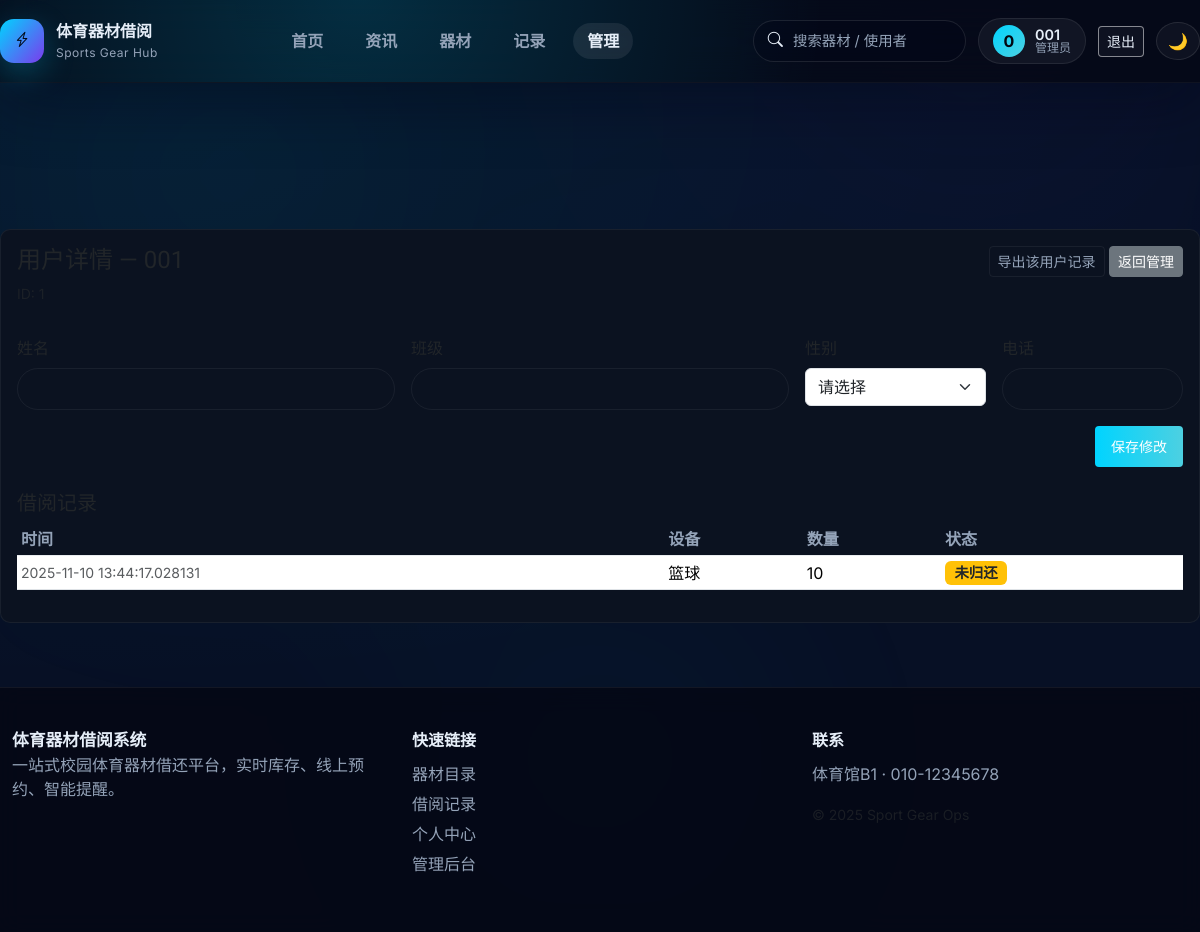
The app's page /admin/user/1 (signed in), older data.
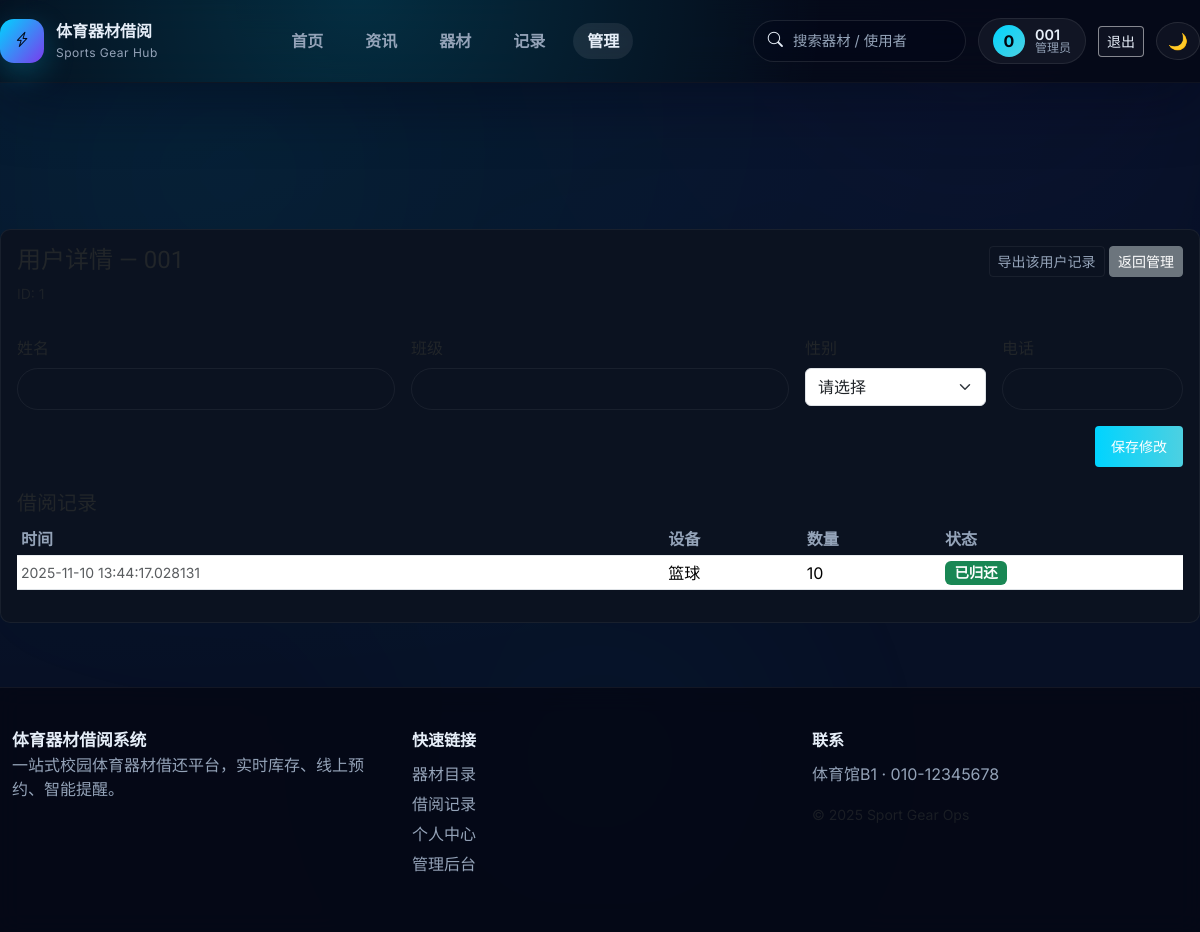
The same page, newer data.
### models.py (models this page shows, shortened)
class BorrowRecord(db.Model):
    __tablename__ = 'borrow_record'
    id = db.Column(db.Integer, primary_key=True)
    equipment_id = db.Column(db.Integer, db.ForeignKey('equipment.id'), nullable=False)
    user_id = db.Column(db.Integer, db.ForeignKey('user.id'), nullable=True)
    equipment = db.relationship('Equipment', backref=db.backref('borrow_records', lazy=True))
    user = db.relationship('User', backref=db.backref('borrow_records', lazy=True))
    user_name = db.Column(db.String(120), nullable=False)
    quantity = db.Column(db.Integer, nullable=False)
    borrow_date = db.Column(db.DateTime, default=lambda: datetime.datetime.now(timezone.utc))
    return_date = db.Column(db.DateTime, nullable=True)

class Equipment(db.Model):
    __tablename__ = 'equipment'
    id = db.Column(db.Integer, primary_key=True)
    name = db.Column(db.String(120), nullable=False)
    total_quantity = db.Column(db.Integer, nullable=False, default=1)
    available_quantity = db.Column(db.Integer, nullable=False, default=1)

### app.py (the view)
    @app.route('/admin/user/<int:user_id>')
    @admin_required
    def admin_view_user(user_id: int):
        user = db.session.get(User, user_id)
        if not user:
            flash('用户未找到', 'error')
            return redirect(url_for('admin'))
        records = BorrowRecord.query.filter_by(user_id=user.id).order_by(BorrowRecord.borrow_date.desc()).all()
        return render_template('admin_user.html', user=user, records=records)

### services/auth.py (called while the page is built)
def get_current_user() -> Optional[User]:
    if hasattr(g, '_cached_user'):
        return g._cached_user
    user_id = session.get('user_id')
    user = db.session.get(User, user_id) if user_id else None
    g._cached_user = user
    return user

def admin_required(view):
    @wraps(view)
    def wrapped(*args, **kwargs):
        if not session.get('is_admin'):
            flash('需要管理员权限', 'error')
            return redirect(url_for('login'))
        return view(*args, **kwargs)
    return wrapped

### templates/admin_user.html (shortened to what this page needs)
{% extends 'layout.html' %}
{% block content %}
<div class="card">
  <div class="card-body">
    <div class="d-flex justify-content-between align-items-start">
      <div>
        <h4>用户详情 — {{ user.username }}</h4>
        <div class="small text-muted">ID: {{ user.id }}</div>
      </div>
      <div class="text-end">
        <a class="btn btn-sm btn-outline-secondary" href="/export_my_records?user_id={{ user.id }}">导出该用户记录</a>
        <a class="btn btn-sm btn-secondary" href="/admin">返回管理</a>
      </div>
    </div>
    <form method="post" action="{{ url_for('edit_user', user_id=user.id) }}" class="row g-3 my-3">
      <div class="col-md-4">
        <label class="form-label">姓名</label>
        <input class="form-control" name="full_name" value="{{ user.full_name or '' }}">
      </div>
      <div class="col-md-4">
        <label class="form-label">班级</label>
        <input class="form-control" name="class_name" value="{{ user.class_name or '' }}">
      </div>
      <div class="col-md-2">
        <label class="form-label">性别</label>
        <select class="form-select" name="gender">
          <option value="">请选择</option>
        </select>
      </div>
      <div class="col-md-2">
        <label class="form-label">电话</label>
        <input class="form-control" name="phone" value="{{ user.phone or '' }}">
      </div>
      <div class="col-12 text-end">
        <button class="btn btn-primary btn-sm">保存修改</button>
      </div>
    </form>
    <h5 class="mt-4">借阅记录</h5>
    <div class="table-responsive">
      <table class="table table-sm align-middle">
        <thead class="table-light"><tr><th>时间</th><th>设备</th><th>数量</th><th>状态</th></tr></thead>
        <tbody>
          {% for r in records %}
          <tr>
            <td class="small text-muted">{{ r.borrow_date }}</td>
            <td>{{ r.equipment.name if r.equipment else '已删除' }}</td>
            <td>{{ r.quantity }}</td>
            <td>{% if r.return_date %}<span class="badge bg-success">已归还</span>{% else %}<span class="badge bg-warning text-dark">未归还</span>{% endif %}</td>
          </tr>
          {% endfor %}
        </tbody>
      </table>
    </div>
  </div>
</div>
{% endblock %}

Row changes from the older to the newer data that the page shows:
changed BorrowRecord "篮球": return_date "未归还" → "已归还"
